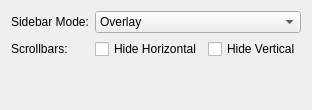
         <widget class="QWidget" name="sidebarTab">
          <attribute name="title">
           <string>Sidebar</string>
          </attribute>
          <layout class="QVBoxLayout" name="sidebarTabLayout">
           <item>
            <layout class="QFormLayout" name="sidebarFormLayout">
             <item row="0" column="0">
              <widget class="QLabel" name="label_sidebarMode">
               <property name="text">
                <string>Sidebar Mode:</string>
               </property>
              </widget>
             </item>
             <item row="0" column="1">
              <widget class="QComboBox" name="sidebarModeComboBox">
               <property name="toolTip">
                <string>Choose how the sidebar is displayed</string>
               </property>
               <item>
                <property name="text">
                 <string>Overlay</string>
                </property>
               </item>
               <item>
                <property name="text">
                 <string>Fixed</string>
                </property>
               </item>
              </widget>
             </item>
             <item row="1" column="0">
              <widget class="QLabel" name="label_scrollbars">
               <property name="text">
                <string>Scrollbars:</string>
               </property>
              </widget>
             </item>
             <item row="1" column="1">
              <layout class="QHBoxLayout" name="scrollbarsLayout">
               <item>
                <widget class="QCheckBox" name="hideHorizontalScrollbarCheckBox">
                 <property name="toolTip"><string>Hide the horizontal scrollbar for this collection</string></property>
                 <property name="text"><string>Hide Horizontal</string></property>
                </widget>
               </item>
               <item>
                <widget class="QCheckBox" name="hideVerticalScrollbarCheckBox">
                 <property name="toolTip"><string>Hide the vertical scrollbar for this collection</string></property>
                 <property name="text"><string>Hide Vertical</string></property>
                </widget>
               </item>
              </layout>
             </item>
            </layout>
           </item>
           <item>
            <spacer name="sidebarVerticalSpacer">
             <property name="orientation">
              <enum>Qt::Orientation::Vertical</enum>
             </property>
             <property name="sizeHint" stdset="0">
              <size>
               <width>20</width>
               <height>40</height>
              </size>
             </property>
            </spacer>
           </item>
          </layout>
         </widget>
